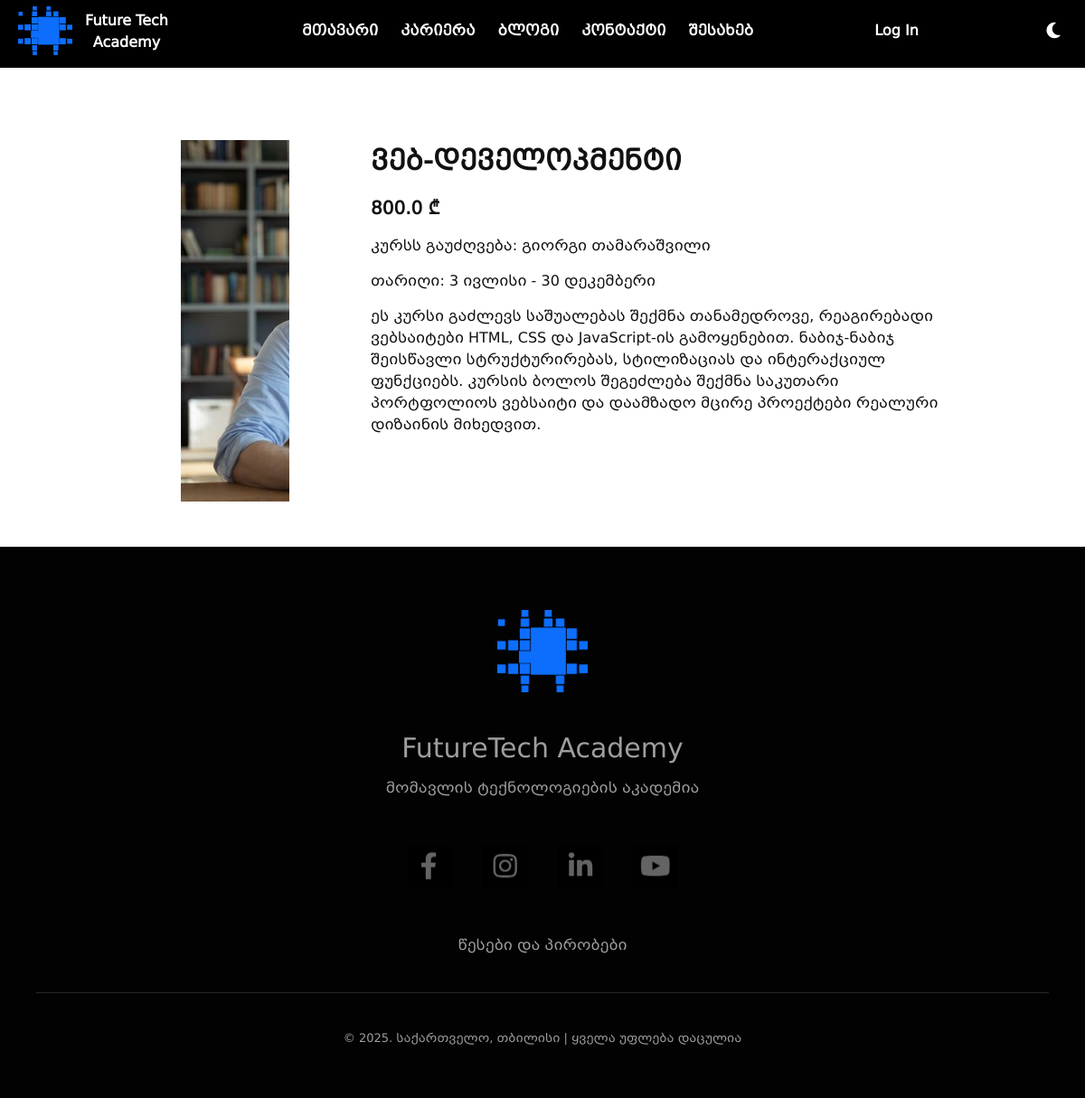
Page /view/2 on the committed database.
### src/models/course.py (models this page shows, shortened)
class Course(BaseModel):
    __tablename__ = "courses"
    id = db.Column(db.Integer, primary_key=True)
    name = db.Column(db.String(100))
    price = db.Column(db.Float)
    prof = db.Column(db.String(100))
    img = db.Column(db.String(300))
    description = db.Column(db.String(1000))
    date = db.Column(db.String(50))
    user_courses = db.relationship("UserCourse", back_populates="course")

### src/views/course/routes.py (the view)
@course_blueprint.route("/view/<int:courses_id>")
def view_course(courses_id):
    chosen_course = Course.query.get(courses_id)
    return render_template("course/view_course.html", course=chosen_course)

### src/templates/course/view_course.html (shortened to what this page needs)
{% extends "partials/base.html" %}
{% block content %}
<div class="header-div" style="display: block; background-color: black;"></div>
<div class="course-info">
    <div class="prof"><img src="/static/upload/{{ course.img }}" alt="Course Professor"></div>
    <div class="course-description">
        <div class="title">{{ course.name }}</div>
        <div class="price">{{ course.price }} ₾</div>
        <div class="prof-name">კურსს გაუძღვება: {{ course.prof }}</div>
        <div class="date">თარიღი: {{ course.date }}</div>
        <div class="course-information">{{ course.description }}</div>
    </div>
</div>
{% endblock %}

### src/static/styles/css/style.css (style rules this page uses)
body { background-color: #fff; color: #111; }
* { margin: 0; padding: 0; box-sizing: border-box; }
body { font-family: "BPG Mrgvlovani Caps"; text-align: center; }
.header-div { display: none; height: 75px; background-color: transparent; }
.course-info { display: flex; justify-content: center; display: flex; padding: 80px 160px 50px 200px; width: 100%; gap: 90px; }
.course-info .prof { width: 400px; height: 400px; overflow: hidden; }
.course-info .prof img { width: 400px; height: 400px; -o-object-fit: cover; object-fit: cover; }
.course-info .course-description { max-width: 630px; text-align: left; display: flex; flex-direction: column; gap: 15px; }
.course-info .course-description .title { font-size: 30px; font-weight: bold; }
.course-info .course-description .price { font-size: 20px; font-weight: bold; }
.course-info .course-description .course-information, .course-info .course-description .prof-name, .course-info .course-description .date { font-family: "BPG Mrgvlovani"; }

### rows in the picture
Course: img (picture), name "ვებ-დეველოპმენტი", price "800.0", prof "გიორგი თამარაშვილი", date "3 ივლისი - 30 დეკემბერი", description "ეს კურსი გაძლევს საშუალებას შექმნა თანამედროვე, რეაგირებადი ვებსაიტები HTML, CSS და JavaScript-ის გამოყენებით. ნაბიჯ-ნაბიჯ შეისწავლი სტრუქტურირებას, სტილიზაციას და ინტერაქციულ ფუნქციებს. კურსის ბოლოს შეგეძლება შექმნა საკუთარი პორტფოლიოს ვებსაიტი და დაამზადო მცირე პროექტები რეალური დიზაინის მიხედვით."
